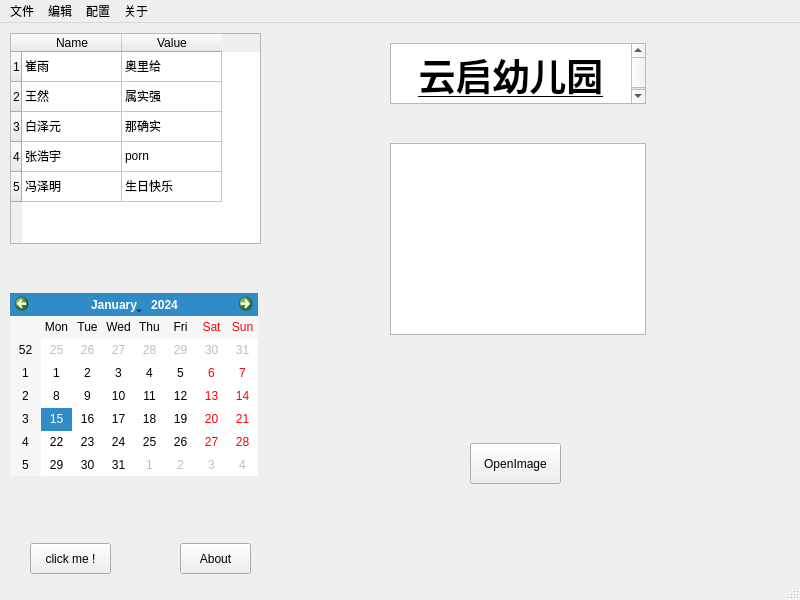
<?xml version="1.0" encoding="UTF-8"?>
<ui version="4.0">
 <class>MainWindow</class>
 <widget class="QMainWindow" name="MainWindow">
  <property name="geometry">
   <rect>
    <x>0</x>
    <y>0</y>
    <width>800</width>
    <height>600</height>
   </rect>
  </property>
  <property name="windowTitle">
   <string>MainWindow</string>
  </property>
  <widget class="QWidget" name="centralwidget">
   <widget class="QPushButton" name="clickBtn">
    <property name="geometry">
     <rect>
      <x>30</x>
      <y>520</y>
      <width>81</width>
      <height>31</height>
     </rect>
    </property>
    <property name="text">
     <string>click me !</string>
    </property>
   </widget>
   <widget class="QToolButton" name="aboutBtn">
    <property name="geometry">
     <rect>
      <x>180</x>
      <y>520</y>
      <width>71</width>
      <height>31</height>
     </rect>
    </property>
    <property name="text">
     <string>About</string>
    </property>
   </widget>
   <widget class="QTableWidget" name="tableWidget">
    <property name="geometry">
     <rect>
      <x>10</x>
      <y>10</y>
      <width>251</width>
      <height>211</height>
     </rect>
    </property>
    <row>
     <property name="text">
      <string>1</string>
     </property>
    </row>
    <row>
     <property name="text">
      <string>2</string>
     </property>
    </row>
    <row>
     <property name="text">
      <string>3</string>
     </property>
    </row>
    <row>
     <property name="text">
      <string>4</string>
     </property>
    </row>
    <row>
     <property name="text">
      <string>5</string>
     </property>
    </row>
    <column>
     <property name="text">
      <string>Name</string>
     </property>
    </column>
    <column>
     <property name="text">
      <string>Value</string>
     </property>
    </column>
    <item row="0" column="0">
     <property name="text">
      <string>崔雨</string>
     </property>
    </item>
    <item row="0" column="1">
     <property name="text">
      <string>奥里给</string>
     </property>
    </item>
    <item row="1" column="0">
     <property name="text">
      <string>王然</string>
     </property>
    </item>
    <item row="1" column="1">
     <property name="text">
      <string>属实强</string>
     </property>
    </item>
    <item row="2" column="0">
     <property name="text">
      <string>白泽元</string>
     </property>
    </item>
    <item row="2" column="1">
     <property name="text">
      <string>那确实</string>
     </property>
    </item>
    <item row="3" column="0">
     <property name="text">
      <string>张浩宇</string>
     </property>
    </item>
    <item row="3" column="1">
     <property name="text">
      <string>porn</string>
     </property>
    </item>
    <item row="4" column="0">
     <property name="text">
      <string>冯泽明</string>
     </property>
    </item>
    <item row="4" column="1">
     <property name="text">
      <string>生日快乐</string>
     </property>
    </item>
   </widget>
   <widget class="QCalendarWidget" name="calendarWidget">
    <property name="geometry">
     <rect>
      <x>10</x>
      <y>270</y>
      <width>248</width>
      <height>183</height>
     </rect>
    </property>
   </widget>
   <widget class="QTextBrowser" name="textBrowser">
    <property name="geometry">
     <rect>
      <x>390</x>
      <y>20</y>
      <width>256</width>
      <height>61</height>
     </rect>
    </property>
    <property name="html">
     <string>&lt;!DOCTYPE HTML PUBLIC &quot;-//W3C//DTD HTML 4.0//EN&quot; &quot;http://www.w3.org/TR/REC-html40/strict.dtd&quot;&gt;
&lt;html&gt;&lt;head&gt;&lt;meta name=&quot;qrichtext&quot; content=&quot;1&quot; /&gt;&lt;style type=&quot;text/css&quot;&gt;
p, li { white-space: pre-wrap; }
&lt;/style&gt;&lt;/head&gt;&lt;body style=&quot; font-family:'SimSun'; font-size:9pt; font-weight:400; font-style:normal;&quot;&gt;
&lt;p align=&quot;center&quot; style=&quot; margin-top:0px; margin-bottom:0px; margin-left:0px; margin-right:0px; -qt-block-indent:0; text-indent:0px;&quot;&gt;&lt;span style=&quot; font-family:'SimSun'; font-size:28pt; font-weight:600; text-decoration: underline;&quot;&gt;云启幼儿园&lt;/span&gt;&lt;/p&gt;&lt;/body&gt;&lt;/html&gt;</string>
    </property>
   </widget>
   <widget class="QGraphicsView" name="graphicsView">
    <property name="geometry">
     <rect>
      <x>390</x>
      <y>120</y>
      <width>256</width>
      <height>192</height>
     </rect>
    </property>
    <property name="minimumSize">
     <size>
      <width>250</width>
      <height>192</height>
     </size>
    </property>
    <property name="maximumSize">
     <size>
      <width>256</width>
      <height>192</height>
     </size>
    </property>
   </widget>
   <widget class="QPushButton" name="AddImage">
    <property name="geometry">
     <rect>
      <x>470</x>
      <y>420</y>
      <width>91</width>
      <height>41</height>
     </rect>
    </property>
    <property name="text">
     <string>OpenImage</string>
    </property>
   </widget>
  </widget>
  <widget class="QMenuBar" name="menubar">
   <property name="geometry">
    <rect>
     <x>0</x>
     <y>0</y>
     <width>800</width>
     <height>22</height>
    </rect>
   </property>
   <widget class="QMenu" name="menuHello_World">
    <property name="title">
     <string>文件</string>
    </property>
    <addaction name="actionOpen"/>
    <addaction name="actionClose"/>
    <addaction name="actionImport"/>
    <addaction name="actionExport"/>
   </widget>
   <widget class="QMenu" name="menu">
    <property name="title">
     <string>编辑</string>
    </property>
    <addaction name="actionEdit"/>
    <addaction name="actionFind"/>
    <addaction name="actionFind_All"/>
    <addaction name="actionReplace"/>
   </widget>
   <widget class="QMenu" name="menu_2">
    <property name="title">
     <string>关于</string>
    </property>
    <addaction name="actionAbout"/>
   </widget>
   <widget class="QMenu" name="menu_3">
    <property name="title">
     <string>配置</string>
    </property>
    <addaction name="actionNone"/>
   </widget>
   <addaction name="menuHello_World"/>
   <addaction name="menu"/>
   <addaction name="menu_3"/>
   <addaction name="menu_2"/>
  </widget>
  <widget class="QStatusBar" name="statusbar"/>
  <action name="actionOpen">
   <property name="text">
    <string>Open</string>
   </property>
   <property name="whatsThis">
    <string>is</string>
   </property>
   <property name="shortcut">
    <string>Ctrl+R</string>
   </property>
  </action>
  <action name="actionClose">
   <property name="text">
    <string>Close</string>
   </property>
  </action>
  <action name="actionImport">
   <property name="text">
    <string>Import</string>
   </property>
  </action>
  <action name="actionExport">
   <property name="text">
    <string>Export</string>
   </property>
  </action>
  <action name="actionEdit">
   <property name="text">
    <string>Edit</string>
   </property>
  </action>
  <action name="actionFind">
   <property name="text">
    <string>Find</string>
   </property>
  </action>
  <action name="actionFind_All">
   <property name="text">
    <string>Find All</string>
   </property>
  </action>
  <action name="actionReplace">
   <property name="text">
    <string>Replace</string>
   </property>
  </action>
  <action name="actionAbout">
   <property name="text">
    <string>About</string>
   </property>
  </action>
  <action name="actionNone">
   <property name="text">
    <string>None</string>
   </property>
  </action>
 </widget>
 <resources/>
 <connections/>
</ui>
